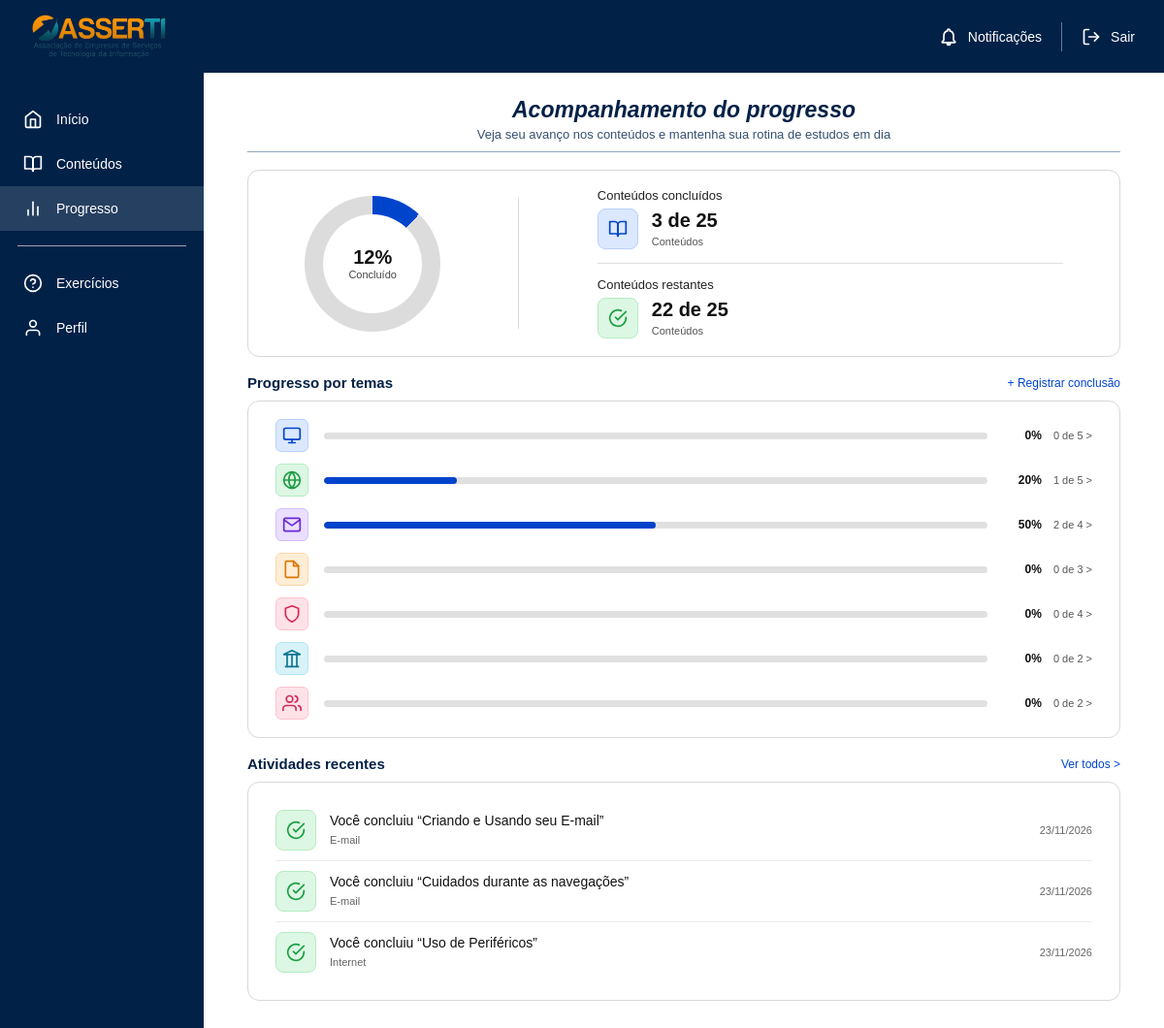
Page /Fabrica_projetos/View/progresso.php (signed in) on the committed database.
### tables this page shows
CREATE TABLE `progresso_conteudos` (
  `id` int(11) NOT NULL,
  `usuario_id` int(11) NOT NULL,
  `conteudo` varchar(150) NOT NULL,
  `categoria` varchar(100) NOT NULL,
  `data_conclusao` date NOT NULL,
  `observacoes` text DEFAULT NULL,
  `criado_em` timestamp NOT NULL DEFAULT current_timestamp()
);

### Fabrica_projetos/config.php (called while the page is built)
<?php
class Conexao {
    private static $instancia;
    public static function getConexao() {
        if (!isset(self::$instancia)) {
            $host = 'localhost';
            $dbname = 'asserti_db';
            $usuario = 'root';
            $senha = '';
            try {
                self::$instancia = new PDO(
                    "mysql:host=$host;dbname=$dbname;charset=utf8mb4",
                    $usuario,
                    $senha
                );
                self::$instancia->setAttribute(PDO::ATTR_ERRMODE, PDO::ERRMODE_EXCEPTION);
                self::$instancia->setAttribute(PDO::ATTR_DEFAULT_FETCH_MODE, PDO::FETCH_ASSOC);
            } catch (PDOException $e) {
                die("Erro ao conectar com o banco de dados: " . $e->getMessage());
            }
        }
        return self::$instancia;
    }
}

### Fabrica_projetos/Model/usuarioModel.php (called while the page is built, shortened)
<?php
require_once '../config.php';
class Usuario {
    private $pdo;
    public function __construct() {
        $this->pdo = Conexao::getConexao();
    }
    public function listarConclusoes($usuarioId) {
        $sql = "SELECT * FROM progresso_conteudos WHERE usuario_id = :usuario_id ORDER BY data_conclusao DESC, id DESC";
        $stmt = $this->pdo->prepare($sql);
        $stmt->bindValue(':usuario_id', $usuarioId);
        $stmt->execute();
        return $stmt->fetchAll(PDO::FETCH_ASSOC);
    }
    }

### Fabrica_projetos/View/progresso.php (the view, shortened to what this page needs)
<?php
require_once __DIR__ . '/../Model/usuarioModel.php';
$conclusoesUsuario = [];
try {
    $usuarioModel = new Usuario();
    $conclusoesUsuario = $usuarioModel->listarConclusoes($_SESSION['usuario_id']);
} catch (Exception $e) {
    $conclusoesUsuario = [];
}
$totalConteudos = 25;
$concluidos = min($totalConteudos, count($conclusoesUsuario));
$restantes = $totalConteudos - $concluidos;
$percentualGeral = $totalConteudos > 0 ? round(($concluidos / $totalConteudos) * 100) : 0;
$contagemCategorias = [
    'Computador' => 0,
    'Internet' => 0,
    'E-mail' => 0,
    'Ferramentas de produtividade' => 0,
    'Segurança' => 0,
    'Serviços Públicos' => 0,
    'Outros' => 0,
];
foreach ($conclusoesUsuario as $item) {
    $cat = $item['categoria'] ?? 'Outros';
    if (isset($contagemCategorias[$cat])) {
        $contagemCategorias[$cat]++;
    } else {
        $contagemCategorias['Outros']++;
    }
}
function calcularProgressoTema($feitos, $total) {
    $feitosLimitado = min($total, $feitos);
    $pct = $total > 0 ? round(($feitosLimitado / $total) * 100) : 0;
    return ['feitos' => $feitosLimitado, 'total' => $total, 'pct' => $pct];
}
$temaComputador = calcularProgressoTema($contagemCategorias['Computador'], 5);
$temaInternet = calcularProgressoTema($contagemCategorias['Internet'], 5);
$temaEmail = calcularProgressoTema($contagemCategorias['E-mail'], 4);
$temaProdutividade = calcularProgressoTema($contagemCategorias['Ferramentas de produtividade'], 3);
$temaSeguranca = calcularProgressoTema($contagemCategorias['Segurança'], 4);
$temaServicos = calcularProgressoTema($contagemCategorias['Serviços Públicos'], 2);
$temaOutros = calcularProgressoTema($contagemCategorias['Outros'], 2);
?>
<!DOCTYPE html>
<html lang="pt-BR">
<head>
</head>
<body>
    <header class="topbar">
        <div class="logo">
            <img src="../IMG/Logo.png" alt="Logo Asserti">
        </div>
        <div class="topbar-acoes">
            <a href="#notificacoes">
                <svg viewBox="0 0 24 24" fill="currentColor" stroke="none">
                    <path d="M12 22c1.1 0 2-.9 2-2h-4c0 1.1.9 2 2 2zm6-6v-5c0-3.07-1.63-5.64-4.5-6.32V4c0-.83-.67-1.5-1.5-1.5s-1.5.67-1.5 1.5v.68C7.64 5.36 6 7.92 6 11v5l-2 2v1h16v-1l-2-2z"/>
                </svg>
                <span>Notificações</span>
            </a>
            <a href="../Controller/usuarioControle.php?acao=logout">
                <svg viewBox="0 0 24 24">
                    <path d="M9 21H5a2 2 0 0 1-2-2V5a2 2 0 0 1 2-2h4"/>
                    <polyline points="16 17 21 12 16 7"/>
                    <line x1="21" y1="12" x2="9" y2="12"/>
                </svg>
                <span>Sair</span>
            </a>
        </div>
    </header>
    <div class="container-principal">
        <aside class="sidebar">
            <nav class="menu-navegacao">
                <ul class="menu-lista">
                    <li>
                        <a href="home.php">
                            <svg viewBox="0 0 24 24"><path d="M3 9l9-7 9 7v11a2 2 0 0 1-2 2H5a2 2 0 0 1-2-2z"/><polyline points="9 22 9 12 15 12 15 22"/></svg>
                            <span>Início</span>
                        </a>
                    </li>
                    <li>
                        <a href="conteudos.php">
                            <svg viewBox="0 0 24 24"><path d="M2 3h6a4 4 0 0 1 4 4v14a3 3 0 0 0-3-3H2z"/><path d="M22 3h-6a4 4 0 0 0-4 4v14a3 3 0 0 1 3-3h7z"/></svg>
                            <span>Conteúdos</span>
                        </a>
                    </li>
                    <li>
                        <a href="progresso.php" class="ativo">
                            <svg viewBox="0 0 24 24"><line x1="18" y1="20" x2="18" y2="10"/><line x1="12" y1="20" x2="12" y2="4"/><line x1="6" y1="20" x2="6" y2="14"/></svg>
                            <span>Progresso</span>
                        </a>
                    </li>
                </ul>
                <hr class="menu-divisor">
                <ul class="menu-lista">
                    <li>
                        <a href="exercicios.php">
                            <svg viewBox="0 0 24 24"><circle cx="12" cy="12" r="10"/><path d="M9.09 9a3 3 0 0 1 5.83 1c0 2-3 3-3 3"/><line x1="12" y1="17" x2="12.01" y2="17"/></svg>
                            <span>Exercícios</span>
                        </a>
                    </li>
                    <li>
                        <a href="admin_conteudos.php">
                            <svg viewBox="0 0 24 24"><path d="M20 21v-2a4 4 0 0 0-4-4H8a4 4 0 0 0-4 4v2"/><circle cx="12" cy="7" r="4"/></svg>
                            <span>Perfil</span>
                        </a>
                    </li>
                </ul>
            </nav>
        </aside>
        <main class="conteudo-principal">
            <div class="cabecalho-pagina">
                <h1>Acompanhamento do progresso</h1>
                <p>Veja seu avanço nos conteúdos e mantenha sua rotina de estudos em dia</p>
            </div>
            <hr class="linha-topo">
            <section class="card-box">
                <div class="resumo-grid">
                    <div class="grafico-donut">
                        <div class="grafico-centro">
                            <strong><?php echo $percentualGeral; ?>%</strong>
                            <span>Concluído</span>
                        </div>
                    </div>
                    <div class="resumo-metricas">
                        <div class="metrica-bloco">
                            <small>Conteúdos concluídos</small>
                            <div class="metrica-linha">
                                <div class="icone-quadrado bg-azul">
                                    <svg viewBox="0 0 24 24"><path d="M2 3h6a4 4 0 0 1 4 4v14a3 3 0 0 0-3-3H2z"/><path d="M22 3h-6a4 4 0 0 0-4 4v14a3 3 0 0 1 3-3h7z"/></svg>
                                </div>
                                <div class="metrica-texto">
                                    <strong><?php echo $concluidos; ?> de <?php echo $totalConteudos; ?></strong>
                                    <span>Conteúdos</span>
                                </div>
                            </div>
                        </div>
                        <hr class="divisor-metrica">
                        <div class="metrica-bloco">
                            <small>Conteúdos restantes</small>
                            <div class="metrica-linha">
                                <div class="icone-quadrado bg-verde">
                                    <svg viewBox="0 0 24 24"><path d="M22 11.08V12a10 10 0 1 1-5.93-9.14"/><polyline points="22 4 12 14.01 9 11.01"/></svg>
                                </div>
                                <div class="metrica-texto">
                                    <strong><?php echo $restantes; ?> de <?php echo $totalConteudos; ?></strong>
                                    <span>Conteúdos</span>
                                </div>
                            </div>
                        </div>
                    </div>
                </div>
            </section>
            <div class="secao-titulo">
                <span>Progresso por temas</span>
                <a href="registrar_conclusao.php" class="link-acao">+ Registrar conclusão</a>
            </div>
            <section class="card-box lista-temas">
                <div class="tema-linha">
                    <div class="tema-icone bg-azul">
                        <svg viewBox="0 0 24 24"><rect x="2" y="3" width="20" height="14" rx="2" ry="2"/><line x1="8" y1="21" x2="16" y2="21"/><line x1="12" y1="17" x2="12" y2="21"/></svg>
                    </div>
                    <div class="barra-fundo"><div class="barra-preenchida" style="width: <?php echo $temaComputador['pct']; ?>%;"></div></div>
                    <div class="tema-stats"><strong><?php echo $temaComputador['pct']; ?>%</strong><span><?php echo $temaComputador['feitos']; ?> de <?php echo $temaComputador['total']; ?> &gt;</span></div>
                </div>
                <div class="tema-linha">
                    <div class="tema-icone bg-verde">
                        <svg viewBox="0 0 24 24"><circle cx="12" cy="12" r="10"/><line x1="2" y1="12" x2="22" y2="12"/><path d="M12 2a15.3 15.3 0 0 1 4 10 15.3 15.3 0 0 1-4 10 15.3 15.3 0 0 1-4-10 15.3 15.3 0 0 1 4-10z"/></svg>
                    </div>
                    <div class="barra-fundo"><div class="barra-preenchida" style="width: <?php echo $temaInternet['pct']; ?>%;"></div></div>
                    <div class="tema-stats"><strong><?php echo $temaInternet['pct']; ?>%</strong><span><?php echo $temaInternet['feitos']; ?> de <?php echo $temaInternet['total']; ?> &gt;</span></div>
                </div>
                <div class="tema-linha">
                    <div class="tema-icone bg-roxo">
                        <svg viewBox="0 0 24 24"><path d="M4 4h16c1.1 0 2 .9 2 2v12c0 1.1-.9 2-2 2H4c-1.1 0-2-.9-2-2V6c0-1.1.9-2 2-2z"/><polyline points="22,6 12,13 2,6"/></svg>
                    </div>
                    <div class="barra-fundo"><div class="barra-preenchida" style="width: <?php echo $temaEmail['pct']; ?>%;"></div></div>
                    <div class="tema-stats"><strong><?php echo $temaEmail['pct']; ?>%</strong><span><?php echo $temaEmail['feitos']; ?> de <?php echo $temaEmail['total']; ?> &gt;</span></div>
                </div>
                <div class="tema-linha">
                    <div class="tema-icone bg-laranja">
                        <svg viewBox="0 0 24 24"><path d="M14 2H6a2 2 0 0 0-2 2v16a2 2 0 0 0 2 2h12a2 2 0 0 0 2-2V8z"/><polyline points="14 2 14 8 20 8"/></svg>
                    </div>
                    <div class="barra-fundo"><div class="barra-preenchida" style="width: <?php echo $temaProdutividade['pct']; ?>%;"></div></div>
                    <div class="tema-stats"><strong><?php echo $temaProdutividade['pct']; ?>%</strong><span><?php echo $temaProdutividade['feitos']; ?> de <?php echo $temaProdutividade['total']; ?> &gt;</span></div>
                </div>
                <div class="tema-linha">
                    <div class="tema-icone bg-rosa">
                        <svg viewBox="0 0 24 24"><path d="M12 22s8-4 8-10V5l-8-3-8 3v7c0 6 8 10 8 10z"/></svg>
                    </div>
                    <div class="barra-fundo"><div class="barra-preenchida" style="width: <?php echo $temaSeguranca['pct']; ?>%;"></div></div>
                    <div class="tema-stats"><strong><?php echo $temaSeguranca['pct']; ?>%</strong><span><?php echo $temaSeguranca['feitos']; ?> de <?php echo $temaSeguranca['total']; ?> &gt;</span></div>
                </div>
                <div class="tema-linha">
                    <div class="tema-icone bg-ciano">
                        <svg viewBox="0 0 24 24"><polygon points="12 2 2 7 22 7 12 2"/><line x1="4" y1="22" x2="20" y2="22"/><line x1="6" y1="7" x2="6" y2="22"/><line x1="12" y1="7" x2="12" y2="22"/><line x1="18" y1="7" x2="18" y2="22"/></svg>
                    </div>
                    <div class="barra-fundo"><div class="barra-preenchida" style="width: <?php echo $temaServicos['pct']; ?>%;"></div></div>
                    <div class="tema-stats"><strong><?php echo $temaServicos['pct']; ?>%</strong><span><?php echo $temaServicos['feitos']; ?> de <?php echo $temaServicos['total']; ?> &gt;</span></div>
                </div>
                <div class="tema-linha">
                    <div class="tema-icone bg-rosa">
                        <svg viewBox="0 0 24 24"><path d="M17 21v-2a4 4 0 0 0-4-4H5a4 4 0 0 0-4 4v2"/><circle cx="9" cy="7" r="4"/><path d="M23 21v-2a4 4 0 0 0-3-3.87"/><path d="M16 3.13a4 4 0 0 1 0 7.75"/></svg>
                    </div>
                    <div class="barra-fundo"><div class="barra-preenchida" style="width: <?php echo $temaOutros['pct']; ?>%;"></div></div>
                    <div class="tema-stats"><strong><?php echo $temaOutros['pct']; ?>%</strong><span><?php echo $temaOutros['feitos']; ?> de <?php echo $temaOutros['total']; ?> &gt;</span></div>
                </div>
            </section>
            <div class="secao-titulo">
                <span>Atividades recentes</span>
                <a href="conteudos.php" class="link-acao">Ver todos &gt;</a>
            </div>
            <section class="card-box">
                <?php if (empty($conclusoesUsuario)): ?>
                    <p class="estado-vazio">
                        Você ainda não concluiu nenhum conteúdo. <a href="conteudos.php">Começar a estudar agora →</a>
                    </p>
                <?php else: ?>
                    <?php foreach ($conclusoesUsuario as $item): ?>
                        <div class="atividade-item">
                            <div class="atividade-esquerda">
                                <div class="icone-quadrado bg-verde">
                                    <svg viewBox="0 0 24 24"><path d="M22 11.08V12a10 10 0 1 1-5.93-9.14"/><polyline points="22 4 12 14.01 9 11.01"/></svg>
                                </div>
                                <div class="atividade-info">
                                    <strong>Você concluiu “<?php echo htmlspecialchars($item['conteudo']); ?>”</strong>
                                    <span><?php echo htmlspecialchars($item['categoria']); ?></span>
                                </div>
                            </div>
                            <span class="atividade-data"><?php echo date('d/m/Y', strtotime($item['data_conclusao'])); ?></span>
                        </div>
                    <?php endforeach; ?>
                <?php endif; ?>
            </section>
        </main>
    </div>
</body>
</html>

### rows in the picture
progresso_conteudos: conteudo "Criando e Usando seu E-mail", categoria "E-mail", data_conclusao "23/11/2026"
progresso_conteudos: conteudo "Cuidados durante as navegações", categoria "E-mail", data_conclusao "23/11/2026"
progresso_conteudos: conteudo "Uso de Periféricos", categoria "Internet", data_conclusao "23/11/2026"

### other values in the picture
$percentualGeral "12"
$concluidos "3"
$totalConteudos "25"
$restantes "22"
$temaComputador['pct'] "0"
$temaComputador['feitos'] "0"
$temaComputador['total'] "5"
$temaInternet['pct'] "20"
$temaInternet['feitos'] "1"
$temaInternet['total'] "5"
$temaEmail['pct'] "50"
$temaEmail['feitos'] "2"
$temaEmail['total'] "4"
$temaProdutividade['pct'] "0"
$temaProdutividade['feitos'] "0"
